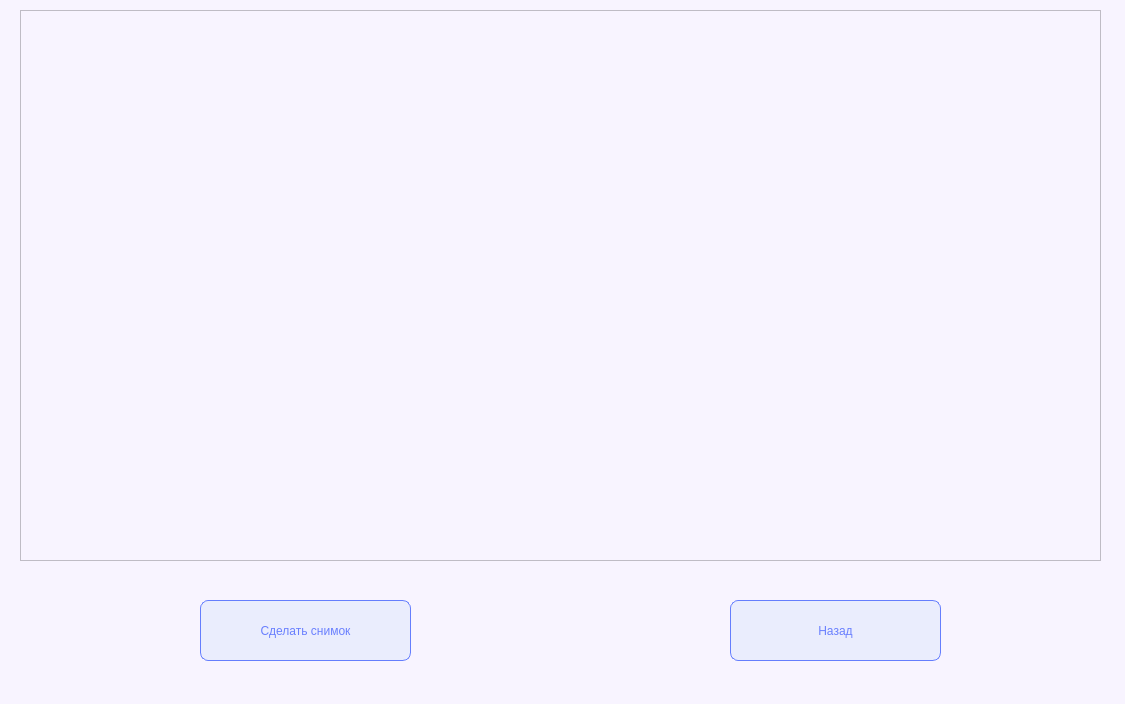
<?xml version="1.0" encoding="UTF-8"?>
<ui version="4.0">
 <class>camera</class>
 <widget class="QDialog" name="camera">
  <property name="geometry">
   <rect>
    <x>0</x>
    <y>0</y>
    <width>1125</width>
    <height>704</height>
   </rect>
  </property>
  <property name="windowTitle">
   <string>Dialog</string>
  </property>
  <property name="styleSheet">
   <string notr="true">border-left: 5px;
background-color: rgb(248, 244, 255);
font: 75 10pt &quot;MS Shell Dlg 2&quot;;</string>
  </property>
  <widget class="QPushButton" name="pushButton">
   <property name="geometry">
    <rect>
     <x>730</x>
     <y>600</y>
     <width>211</width>
     <height>61</height>
    </rect>
   </property>
   <property name="styleSheet">
    <string notr="true">background-color: rgb(234, 237, 253);
border: 0.5px solid rgb(101, 126, 253);
border-radius: 8px;
color: rgb(105, 127, 254);
text-align: center;
font: 75 20pt &quot;MS Shell Dlg 2&quot;;</string>
   </property>
   <property name="text">
    <string>Назад</string>
   </property>
  </widget>
  <widget class="QPushButton" name="pushButton_2">
   <property name="geometry">
    <rect>
     <x>200</x>
     <y>600</y>
     <width>211</width>
     <height>61</height>
    </rect>
   </property>
   <property name="styleSheet">
    <string notr="true">background-color: rgb(234, 237, 253);
border: 0.5px solid rgb(101, 126, 253);
border-radius: 8px;
color: rgb(105, 127, 254);
text-align: center;
font: 75 20pt &quot;MS Shell Dlg 2&quot;;</string>
   </property>
   <property name="text">
    <string>Сделать снимок</string>
   </property>
  </widget>
  <widget class="QGraphicsView" name="graphicsView">
   <property name="geometry">
    <rect>
     <x>20</x>
     <y>10</y>
     <width>1081</width>
     <height>551</height>
    </rect>
   </property>
  </widget>
 </widget>
 <resources/>
 <connections>
  <connection>
   <sender>pushButton</sender>
   <signal>clicked()</signal>
   <receiver>camera</receiver>
   <slot>close()</slot>
   <hints>
    <hint type="sourcelabel">
     <x>256</x>
     <y>469</y>
    </hint>
    <hint type="destinationlabel">
     <x>313</x>
     <y>512</y>
    </hint>
   </hints>
  </connection>
 </connections>
</ui>
